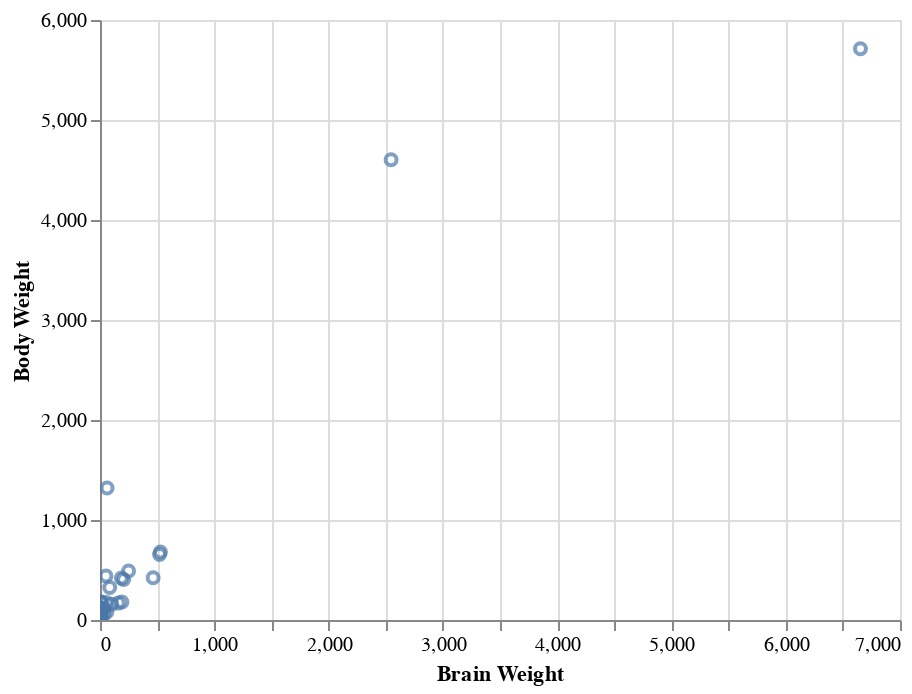

Notebook code cell kept with this figure:
### Code cell
scatter_brain_body

### Figure 1 — Vega-Lite specification as saved in the notebook (floating-point values rounded to 4 significant figures)
{"config": {"view": {"continuousWidth": 400, "continuousHeight": 300}}, "data": {"name": "data-c3f1d169386444fd3f2894e6f80b96b0"}, "mark": "point", "encoding": {"x": {"type": "quantitative", "field": "Brain Weight"}, "y": {"type": "quantitative", "field": "Body Weight"}}, "selection": {"selector007": {"type": "interval", "bind": "scales", "encodings": ["x", "y"]}}, "$schema": "https://vega.github.io/schema/vega-lite/v4.8.1.json", "datasets": {"data-c3f1d169386444fd3f2894e6f80b96b0": [{"Index": 1, "Brain Weight": 3.385, "Body Weight": 44.5}, {"Index": 2, "Brain Weight": 0.48, "Body Weight": 15.5}, {"Index": 3, "Brain Weight": 1.35, "Body Weight": 8.1}, {"Index": 4, "Brain Weight": 465.0, "Body Weight": 423.0}, {"Index": 5, "Brain Weight": 36.33, "Body Weight": 119.5}, {"Index": 6, "Brain Weight": 27.66, "Body Weight": 115.0}, {"Index": 7, "Brain Weight": 14.83, "Body Weight": 98.2}, {"Index": 8, "Brain Weight": 1.04, "Body Weight": 5.5}, {"Index": 9, "Brain Weight": 4.19, "Body Weight": 58.0}, {"Index": 10, "Brain Weight": 0.425, "Body Weight": 6.4}, {"Index": 11, "Brain Weight": 0.101, "Body Weight": 4.0}, {"Index": 12, "Brain Weight": 0.92, "Body Weight": 5.7}, {"Index": 13, "Brain Weight": 1.0, "Body Weight": 6.6}, {"Index": 14, "Brain Weight": 0.005, "Body Weight": 0.14}, {"Index": 15, "Brain Weight": 0.06, "Body Weight": 1.0}, {"Index": 16, "Brain Weight": 3.5, "Body Weight": 10.8}, {"Index": 17, "Brain Weight": 2.0, "Body Weight": 12.3}, {"Index": 18, "Brain Weight": 1.7, "Body Weight": 6.3}, {"Index": 19, "Brain Weight": 2547.0, "Body Weight": 4603.0}, {"Index": 20, "Brain Weight": 0.023, "Body Weight": 0.3}, {"Index": 21, "Brain Weight": 187.1, "Body Weight": 419.0}, {"Index": 22, "Brain Weight": 521.0, "Body Weight": 655.0}, {"Index": 23, "Brain Weight": 0.785, "Body Weight": 3.5}, {"Index": 24, "Brain Weight": 10.0, "Body Weight": 115.0}, {"Index": 25, "Brain Weight": 3.3, "Body Weight": 25.6}, {"Index": 26, "Brain Weight": 0.2, "Body Weight": 5.0}, {"Index": 27, "Brain Weight": 1.41, "Body Weight": 17.5}, {"Index": 28, "Brain Weight": 529.0, "Body Weight": 680.0}, {"Index": 29, "Brain Weight": 207.0, "Body Weight": 406.0}, {"Index": 30, "Brain Weight": 85.0, "Body Weight": 325.0}, {"Index": 31, "Brain Weight": 0.75, "Body Weight": 12.3}, {"Index": 32, "Brain Weight": 62.0, "Body Weight": 1320.0}, {"Index": 33, "Brain Weight": 6654.0, "Body Weight": 5712.0}, {"Index": 34, "Brain Weight": 3.5, "Body Weight": 3.9}, {"Index": 35, "Brain Weight": 6.8, "Body Weight": 179.0}, {"Index": 36, "Brain Weight": 35.0, "Body Weight": 56.0}, {"Index": 37, "Brain Weight": 4.05, "Body Weight": 17.0}, {"Index": 38, "Brain Weight": 0.12, "Body Weight": 1.0}, {"Index": 39, "Brain Weight": 0.023, "Body Weight": 0.4}, {"Index": 40, "Brain Weight": 0.01, "Body Weight": 0.25}, {"Index": 41, "Brain Weight": 1.4, "Body Weight": 12.5}, {"Index": 42, "Brain Weight": 250.0, "Body Weight": 490.0}, {"Index": 43, "Brain Weight": 2.5, "Body Weight": 12.1}, {"Index": 44, "Brain Weight": 55.5, "Body Weight": 175.0}, {"Index": 45, "Brain Weight": 100.0, "Body Weight": 157.0}, {"Index": 46, "Brain Weight": 52.16, "Body Weight": 440.0}, {"Index": 47, "Brain Weight": 10.55, "Body Weight": 179.5}, {"Index": 48, "Brain Weight": 0.55, "Body Weight": 2.4}, {"Index": 49, "Brain Weight": 60.0, "Body Weight": 81.0}, {"Index": 50, "Brain Weight": 3.6, "Body Weight": 21.0}, {"Index": 51, "Brain Weight": 4.288, "Body Weight": 39.2}, {"Index": 52, "Brain Weight": 0.28, "Body Weight": 1.9}, {"Index": 53, "Brain Weight": 0.075, "Body Weight": 1.2}, {"Index": 54, "Brain Weight": 0.122, "Body Weight": 3.0}, {"Index": 55, "Brain Weight": 0.048, "Body Weight": 0.33}, {"Index": 56, "Brain Weight": 192.0, "Body Weight": 180.0}, {"Index": 57, "Brain Weight": 3.0, "Body Weight": 25.0}, {"Index": 58, "Brain Weight": 160.0, "Body Weight": 169.0}, {"Index": 59, "Brain Weight": 0.9, "Body Weight": 2.6}, {"Index": 60, "Brain Weight": 1.62, "Body Weight": 11.4}, {"Index": 61, "Brain Weight": 0.104, "Body Weight": 2.5}, {"Index": 62, "Brain Weight": 4.235, "Body Weight": 50.4}]}}
